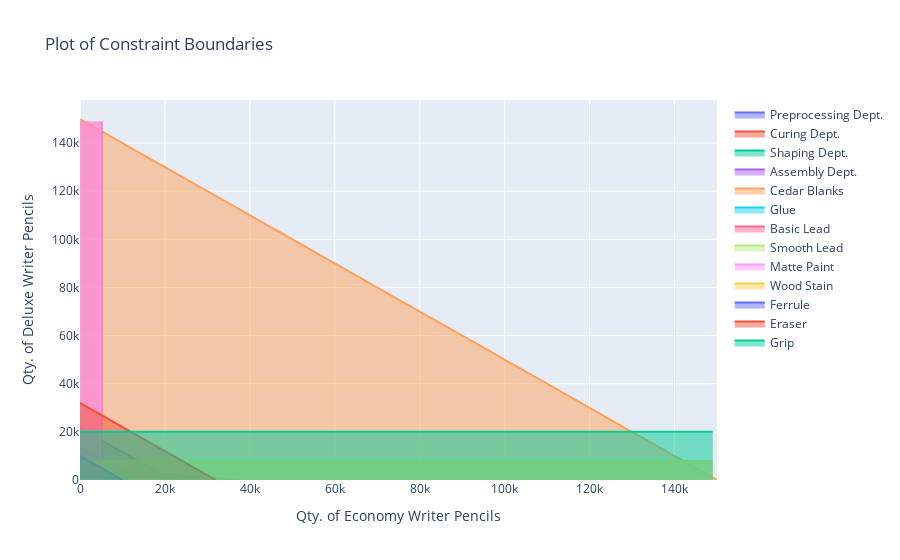

Notebook code cell kept with this figure:
### Code cell
layout = {'height': 500, 
         'xaxis': {'title': 'Qty. of Economy Writer Pencils'},
         'yaxis': {'title': 'Qty. of Deluxe Writer Pencils'},
          'title': {'text': 'Plot of Constraint Boundaries'}
         }
fig = go.Figure(data=constraint_traces, layout=layout)
iplot(fig)

### Figure 1 — Plotly figure (JSON) as saved in the notebook; plotly's stock layout.template omitted (floating-point values rounded to 4 significant figures; data arrays with more than 128 entries replaced by an {"elided": "..."} marker saying what was removed)
{"data": [{"fill": "tozeroy", "name": "Preprocessing Dept.", "type": "scatter", "x": {"elided": "2160 int values"}, "y": {"elided": "2160 float values"}}, {"fill": "tozeroy", "name": "Curing Dept.", "type": "scatter", "x": {"elided": "849 int values"}, "y": {"elided": "849 float values"}}, {"fill": "tozeroy", "name": "Shaping Dept.", "type": "scatter", "x": {"elided": "3744 int values"}, "y": {"elided": "3744 float values"}}, {"fill": "tozeroy", "name": "Assembly Dept.", "type": "scatter", "x": {"elided": "810 int values"}, "y": {"elided": "810 float values"}}, {"fill": "tozeroy", "name": "Cedar Blanks", "type": "scatter", "x": {"elided": "15000 int values"}, "y": {"elided": "15000 int values"}}, {"fill": "tozeroy", "name": "Glue", "type": "scatter", "x": {"elided": "1334 int values"}, "y": {"elided": "1334 float values"}}, {"fill": "tozerox", "name": "Basic Lead", "type": "scatter", "x": {"elided": "150 float values"}, "y": {"elided": "150 int values"}}, {"fill": "tozeroy", "name": "Smooth Lead", "type": "scatter", "x": {"elided": "150 int values"}, "y": {"elided": "150 int values"}}, {"fill": "tozerox", "name": "Matte Paint", "type": "scatter", "x": {"elided": "150 int values"}, "y": {"elided": "150 int values"}}, {"fill": "tozeroy", "name": "Wood Stain", "type": "scatter", "x": {"elided": "150 int values"}, "y": {"elided": "150 int values"}}, {"fill": "tozerox", "name": "Ferrule", "type": "scatter", "x": [0, 100, 200, 300, 400, 500, 600, 700, 800, 900, 1000, 1100, 1200, 1300, 1400, 1500, 1600, 1700, 1800, 1900, 2000, 2100, 2200, 2300, 2400, 2500, 2600, 2700, 2800, 2900, 3000, 3100, 3200, 3300, 3400, 3500, 3600, 3700, 3800, 3900, 4000, 4100, 4200, 4300, 4400, 4500, 4600, 4700, 4800, 4900, 5000, 5100, 5200, 5300, 5400, 5500, 5600, 5700, 5800, 5900, 6000, 6100, 6200, 6300, 6400, 6500, 6600, 6700, 6800, 6900, 7000, 7100, 7200, 7300, 7400, 7500, 7600, 7700, 7800, 7900, 8000, 8100, 8200, 8300, 8400, 8500, 8600, 8700, 8800, 8900, 9000, 9100, 9200, 9300, 9400, 9500, 9600, 9700, 9800, 9900], "y": [10000, 9900, 9800, 9700, 9600, 9500, 9400, 9300, 9200, 9100, 9000, 8900, 8800, 8700, 8600, 8500, 8400, 8300, 8200, 8100, 8000, 7900, 7800, 7700, 7600, 7500, 7400, 7300, 7200, 7100, 7000, 6900, 6800, 6700, 6600, 6500, 6400, 6300, 6200, 6100, 6000, 5900, 5800, 5700, 5600, 5500, 5400, 5300, 5200, 5100, 5000, 4900, 4800, 4700, 4600, 4500, 4400, 4300, 4200, 4100, 4000, 3900, 3800, 3700, 3600, 3500, 3400, 3300, 3200, 3100, 3000, 2900, 2800, 2700, 2600, 2500, 2400, 2300, 2200, 2100, 2000, 1900, 1800, 1700, 1600, 1500, 1400, 1300, 1200, 1100, 1000, 900, 800, 700, 600, 500, 400, 300, 200, 100]}, {"fill": "tozerox", "name": "Eraser", "type": "scatter", "x": {"elided": "320 int values"}, "y": {"elided": "320 int values"}}, {"fill": "tozeroy", "name": "Grip", "type": "scatter", "x": {"elided": "150 int values"}, "y": {"elided": "150 int values"}}], "layout": {"autosize": true, "title": {"text": "Plot of Constraint Boundaries"}, "xaxis": {"autorange": true, "range": [0, 149990], "title": {"text": "Qty. of Economy Writer Pencils"}, "type": "linear"}, "yaxis": {"autorange": true, "range": [0, 157900.0], "title": {"text": "Qty. of Deluxe Writer Pencils"}, "type": "linear"}}}
